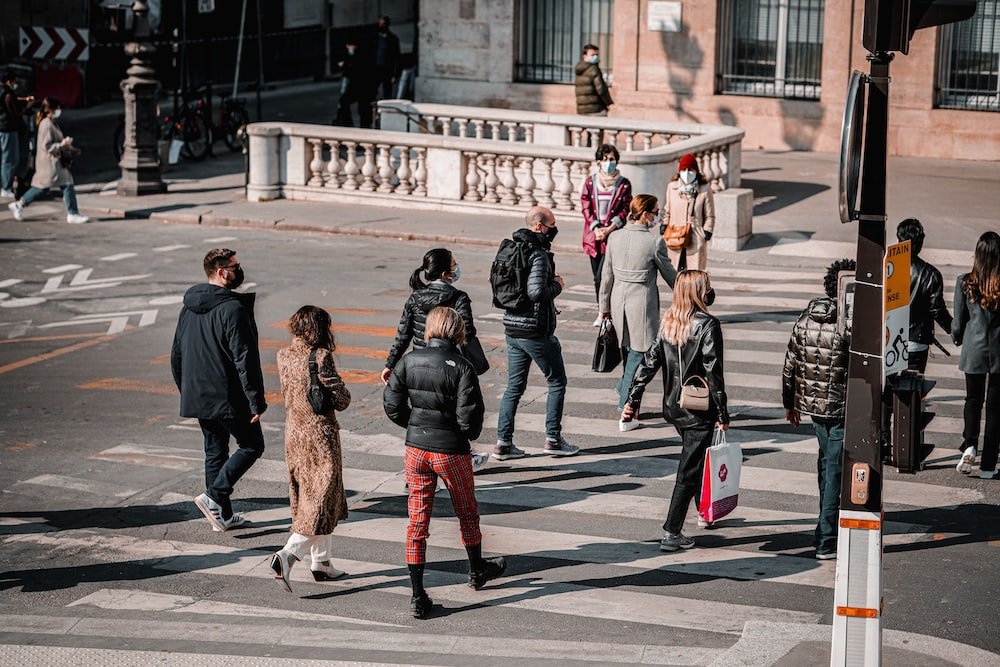
#> input picture people.jpeg, 1000 x 667 px, found by its file name
$ jupyter execute --allow-errors Final.ipynb
#> lines starting #> are read from the running program, lines starting #| are printed output that depends on the picture; after the words box and inside, x2 and y2 are one past the last pixel; in counts of white or black regions, pixels touching at a corner belong together
[cell 1]
#people detection from image using Haar-Cascade classifier

#importing libraries
import numpy as np
import cv2

#loading the image in frame variable using opencv
frame = cv2.imread("D:\\mini5\\Puru_mini_project\\people.jpeg")
#> frame is the input picture: shape (667, 1000, 3); mean B, G, R 101.3, 105, 115.1

#Loading haar cascade classifier in body_classifier variable using opencv
body_classifier = cv2.CascadeClassifier("D:\\mini5\\FaceRecognitionFiles\\haarcascade_fullbody.xml")

#pre-processing the image, converting it to greyscale
gray = cv2.cvtColor(frame, cv2.COLOR_BGR2GRAY)
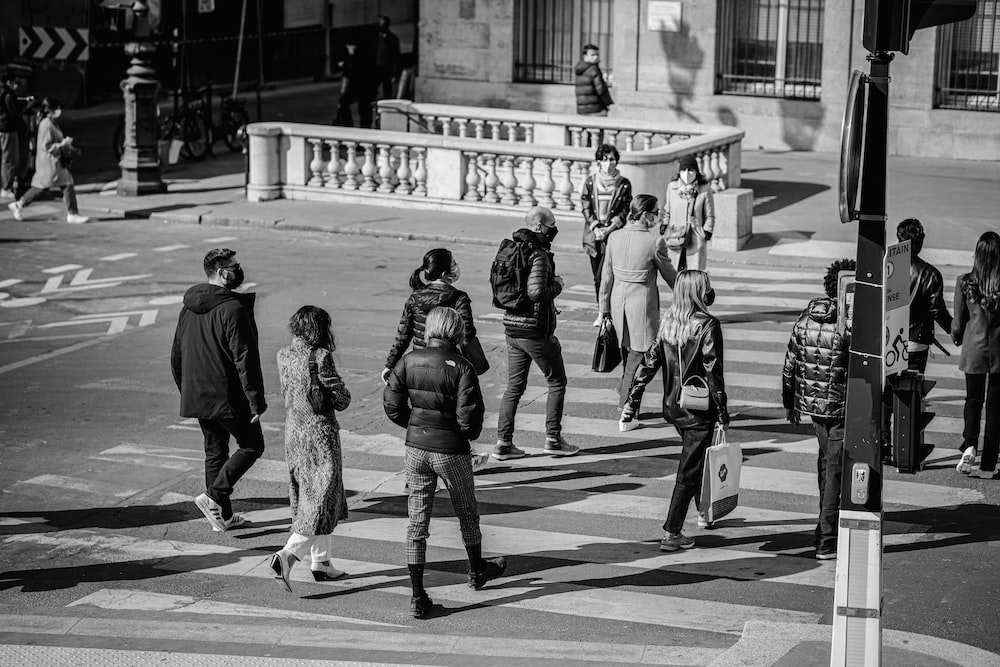
#> gray: shape (667, 1000); min 0, max 255, mean 107.6

#detecting bodies from image using classifier (scalefactor[how much image is reduced at each scale], minimum no of neighbours[number of neighbours each candidate should have to retain it])
bodies = body_classifier.detectMultiScale(gray, 1.05, 6)
#> bodies = [[581, 231, 31, 61], [132, 199, 177, 354]]

#bodies 2d array containing only xywh of all the people detected in the image
for (x,y,w,h) in bodies:
    #drawing rectangles around all the detections
    cv2.rectangle(frame, (x, y), (x+w, y+h), (150, 0, 150), 2)
#> this loop made 2 passes
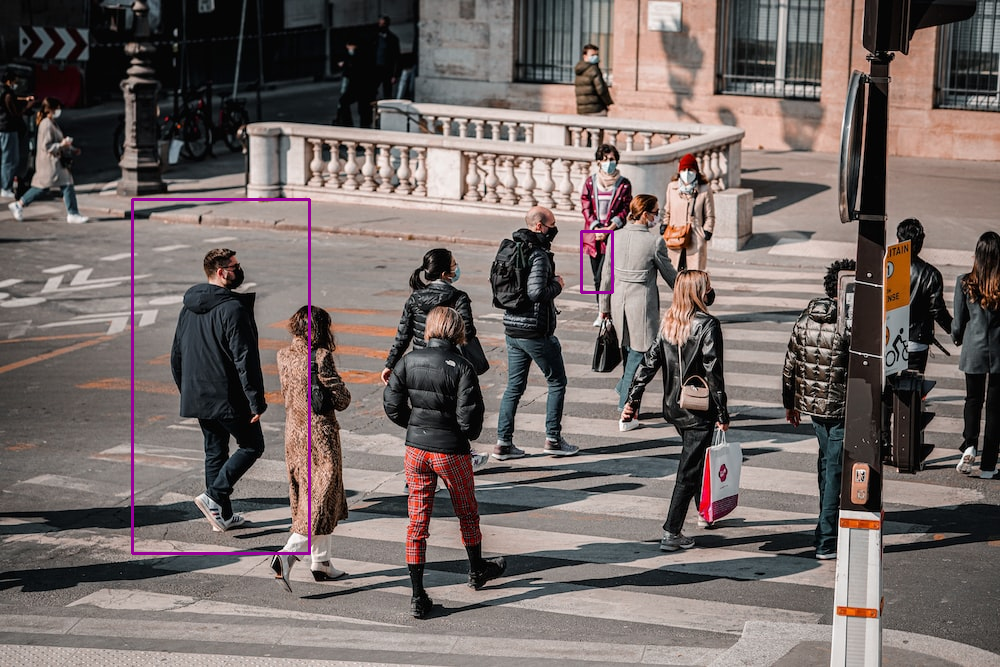
#> frame: shape (667, 1000, 3); 0.56% of pixels changed, all inside (x1, y1, x2, y2) = (131, 198, 614, 555)

#drawing people count counter on image
cv2.putText(frame, "Count = " + str(len(bodies)), (20,40), cv2.FONT_HERSHEY_SIMPLEX, 0.8, (0, 0, 255), 2)
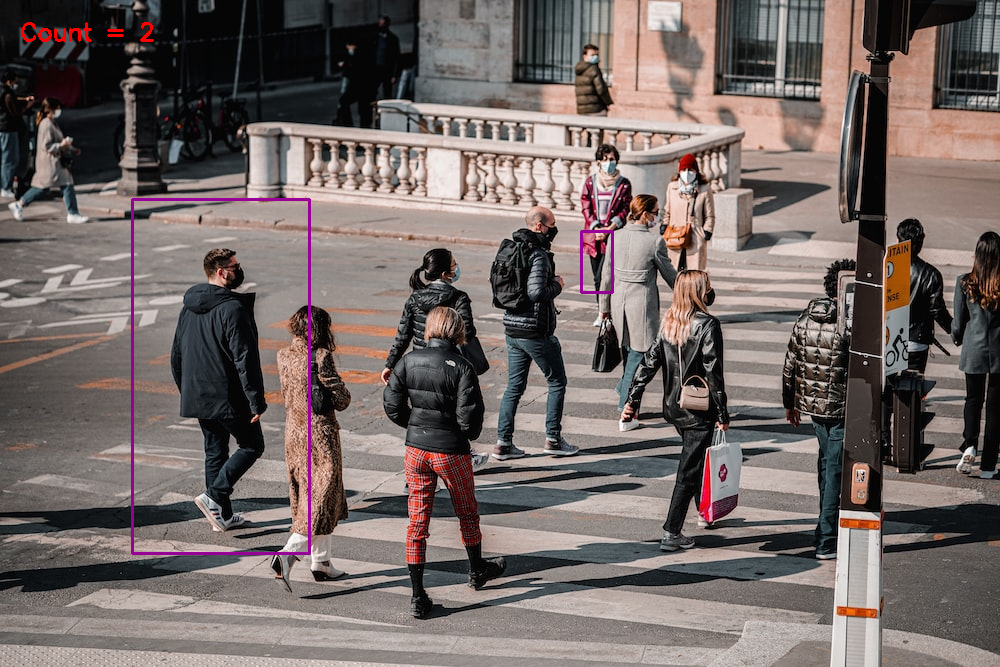
#> frame: shape (667, 1000, 3); 0.11% of pixels changed, all inside (x1, y1, x2, y2) = (21, 22, 154, 42)

#showing the image
cv2.imshow('Pedestrians', frame)
cv2.waitKey(0)
cv2.destroyAllWindows()

[cell 2]
#people detection from image using yolov3 classification model

#importing libraries
import cv2
import numpy as np
import matplotlib.pyplot as plt
import pandas as pd

image = cv2.imread("D:\\mini5\\Puru_mini_project\\people.jpeg")

#reading coco.names for the labels of detectable objects by the model
classes = None
with open('coco.names', 'r') as f:
#> (reads coco.names from the repository)
    classes = [line.strip() for line in f.readlines()]

Width = image.shape[1]
#> Width = 1000
Height = image.shape[0]
#> Height = 667

#loading pre-trained model and config file using opencv
#> (the rest of this cell did not finish here and is left out)

[cell 3]
#people detection from video using Haar-Cascade classifier

#importing libraries
import numpy as np
import cv2

#Loading video file from location to cap variable
cap = cv2.VideoCapture('people.mp4')

#Loading haar cascade classifier in body_classifier variable using opencv
body_classifier = cv2.CascadeClassifier("D:\\mini5\\FaceRecognitionFiles\\haarcascade_fullbody.xml")

haarresult = []

#Loop for each frame once video is successfully loaded
while cap.isOpened():

    #reading frame from video
    ret, frame = cap.read()
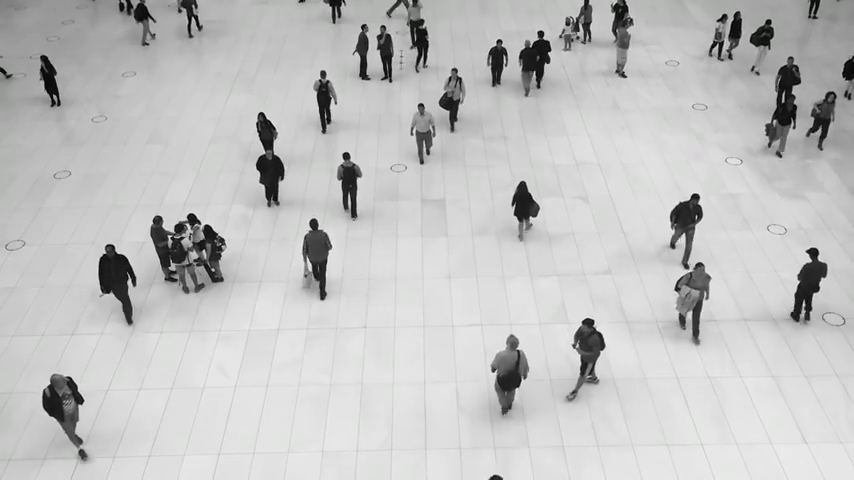
#> input picture frame 34 of people.mp4, 854 x 480 px
#> frame is the input picture: shape (480, 854, 3); mean B, G, R 193.7, 193.8, 193.7

    #pre-processing the image, converting it to greyscale
    gray = cv2.cvtColor(frame, cv2.COLOR_BGR2GRAY)
#> gray: shape (480, 854)

    #detecting bodies from image using classifier
    bodies = body_classifier.detectMultiScale(gray, 1.03, 2)
#> bodies = 19 rows, first 6: [480, 31, 32, 64], [402, 92, 42, 84], [404, 14, 32, 65], [434, 68, 35, 70], [805, 94, 33, 65], [305, 65, 36, 73]

    #bodies 2d array containing only xywh of all the people detected in the image
    for (x,y,w,h) in bodies:
        #drawing rectangles around all the detections
        cv2.rectangle(frame, (x, y), (x+w, y+h), (0, 255, 255), 2)
#> this loop made 19 passes
#> (x, y, w, h) on passes 1 to 12: (480, 31, 32, 64), (402, 92, 42, 84), (404, 14, 32, 65), (434, 68, 35, 70), (805, 94, 33, 65), (305, 65, 36, 73), (369, 19, 34, 68), (508, 27, 40, 81), (503, 171, 37, 74), (345, 16, 36, 72), (483, 336, 46, 91), (787, 257, 37, 74)
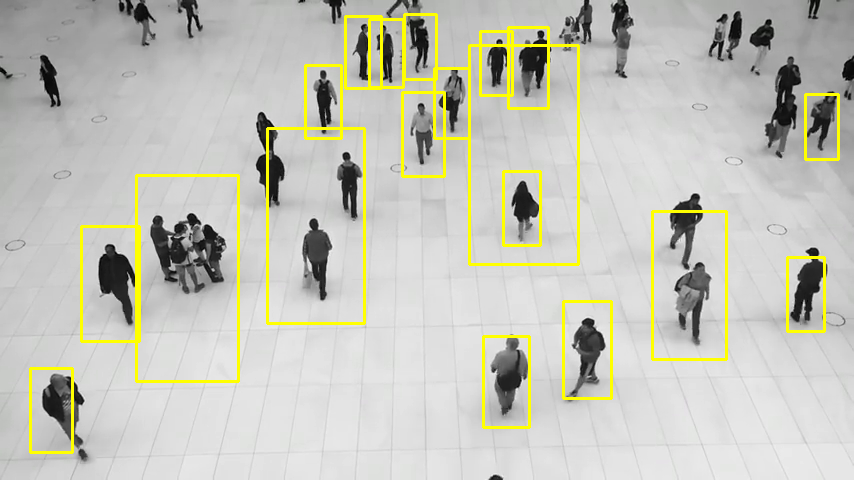
#> frame: shape (480, 854, 3); 4.12% of pixels changed, all inside (x1, y1, x2, y2) = (29, 13, 840, 454)

    #drawing the people count counter
    cv2.putText(frame, "Count =" + str(len(bodies)), (20,40), cv2.FONT_HERSHEY_SIMPLEX, 0.5, (0, 0, 0), 2)
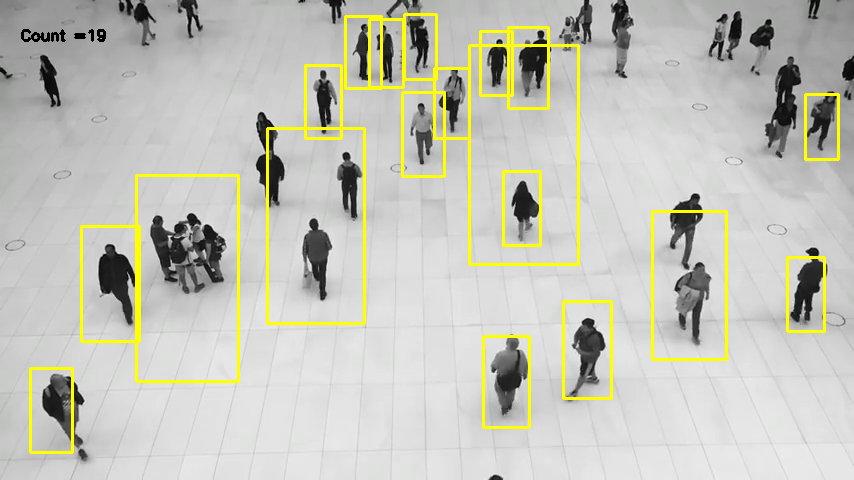
#> frame: shape (480, 854, 3); 0.12% of pixels changed, all inside (x1, y1, x2, y2) = (21, 29, 106, 42)

    #storing resulting count
    haarresult.append(len(bodies))

    #showing the frame
    cv2.imshow('Pedestrians', frame)

    if cv2.waitKey(1) == 13: #13 is the Enter Key
#> (key Esc is pressed here)
        break

cap.release()
cv2.destroyAllWindows()

[cell 4]
#people detection from video using yolov3 classification model
classes = None
with open('coco.names', 'r') as f:
    classes = [line.strip() for line in f.readlines()]

# read pre-trained model and config file
#> (the rest of this cell did not finish here and is left out)

[cell 5]
#plotting a comparison graph from video result

x = []
for i in range(16):
    x.append(i)
x = x[1:]

y = []
for i in range(50):
    y.append(i)

#resizing figure size
plt.rcParams['figure.figsize'] = [10, 15]
plt.ylim(0, 50)

#setting ticks for x and y axis
plt.xticks(x)
plt.yticks(y)

#plotting haar cascade result line
#> (the rest of this cell did not finish here and is left out)
